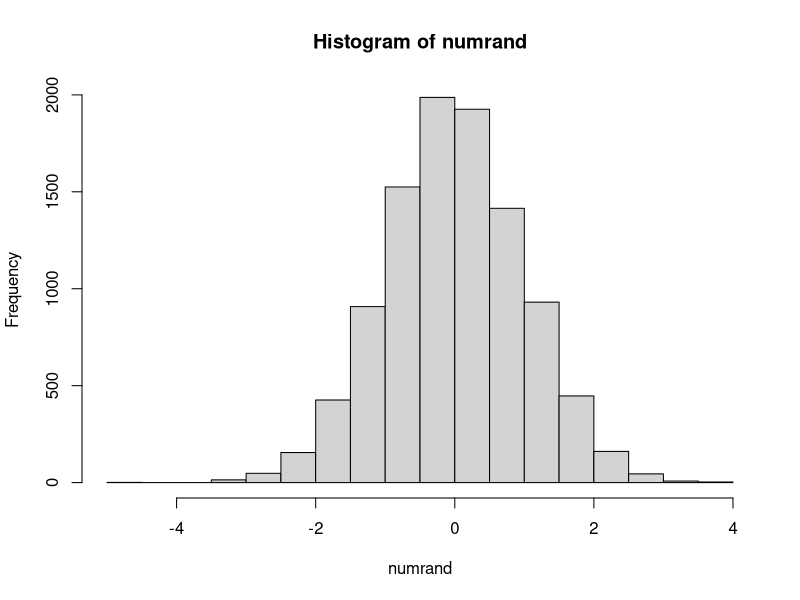
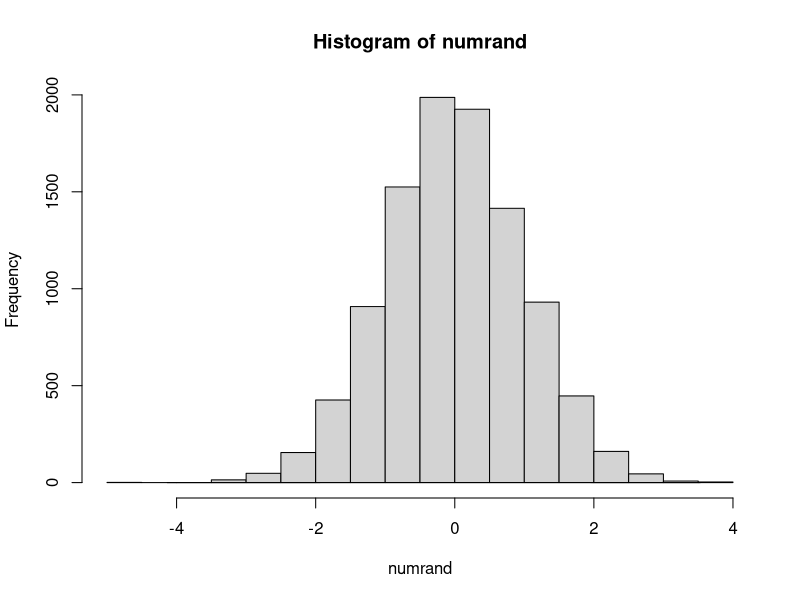
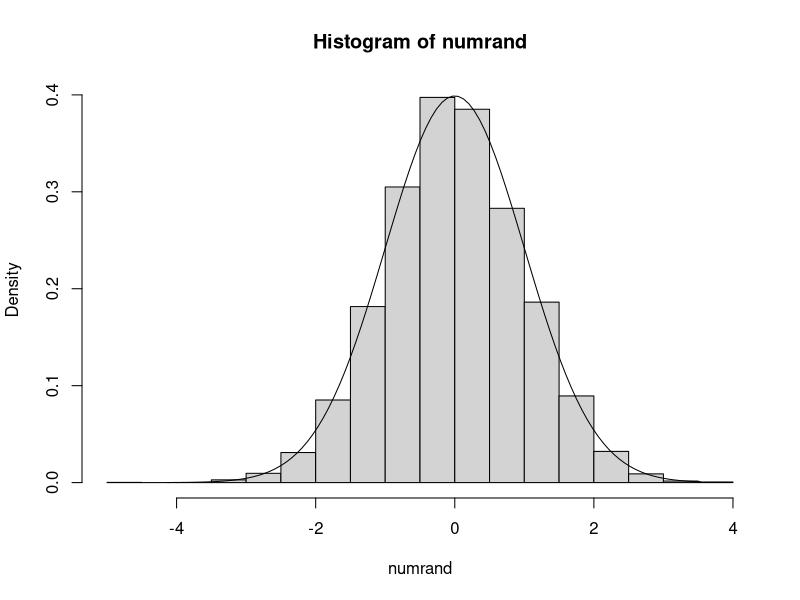
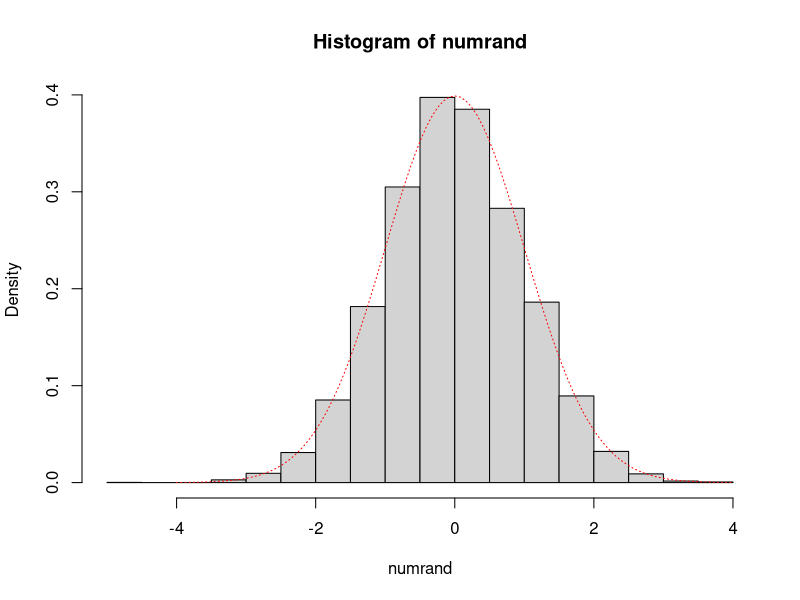
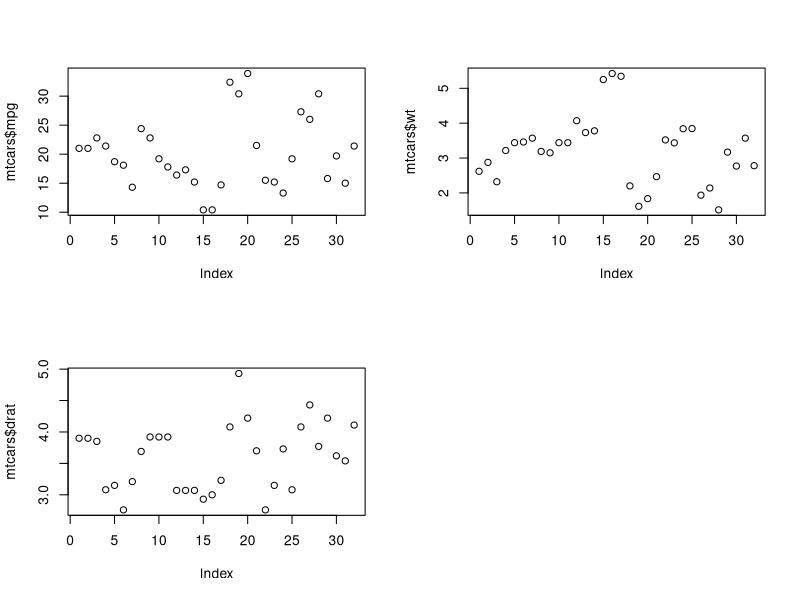

Reproduce these figures in R, in order.
numrand <- rnorm(10000, mean = 0, sd = 1)# genera 10.000 numeros aleatorios de distribucion normal con media 0 y desv 1

hist(numrand) # genera el histograma
?hist

numrand
min(numrand) #-4.134297
max(numrand) #3.532315


seqnum <- seq(-4.134297,3.532315,length.out = 100)
dnormseries <- dnorm(seqnum)
length(dnormseries)
?dnorm
# -----------------------------------------------------------------------------------------

hist(numrand, probability = F) # como no esta escalado no me permite ver la linea
lines(seqnum , dnormseries)

?hist
?lines()

#----------------------haciendo cambiar la distribucion del histograma---------------------

hist(numrand,probability = T) # me escala la distribucion normal y a se puede ver la linea
lines(seqnum, dnormseries)

#--------------otra forma de graficar la distribucion normal--------------------------------
#lyt = tipo de linea
#col= color

hist(numrand,probability = T)
curve(dnorm, -4, 4, add=T, col='red', lty = 3)


par(mfrow = c(2,2))
plot(mtcars$mpg)
plot(mtcars$wt)
plot(mtcars$drat)
